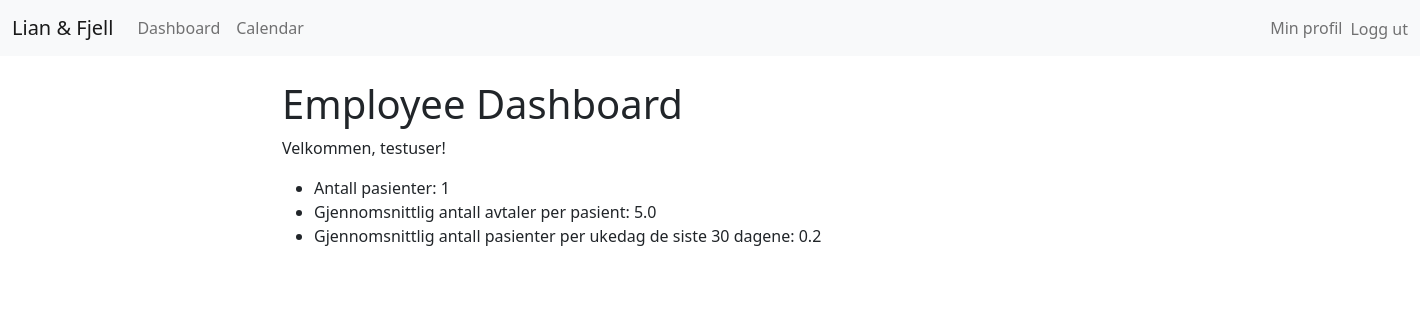
Screenshot of /auth/employee_dashboard/testuser/ (signed in) with the database file from the repository.
### authentication/models.py (models this page shows, shortened)
class Profile(models.Model):
    user = models.OneToOneField(User, on_delete=models.CASCADE)
    role = models.CharField(max_length=30, choices=[('franchise_taker', 'Franchise-taker'), ('employee', 'Ansatt')])
    key_metrics = models.JSONField(default=dict, blank=True, null=True)  # Gjør feltet ikke-obligatorisk

### authentication/views.py (the view)
# urls.py: path('employee_dashboard/<str:username>/', views.employee_dashboard_view, name='employee_dashboard'),
@login_required
def employee_dashboard_view(request, username):
    user = get_object_or_404(User, username=username)
    profile = user.profile
    clients = Client.objects.filter(psychologist=user)
    number_of_patients = clients.count()
    profile.key_metrics['number_of_patients'] = number_of_patients
    if number_of_patients > 0:
        total_appointments = Appointment.objects.filter(client__in=clients).count()
        average_appointments_per_patient = total_appointments / number_of_patients
    else:
        average_appointments_per_patient = 0
    profile.key_metrics['average_appointments_per_patient'] = average_appointments_per_patient
    start_date = now() - timedelta(days=30)
    appointments_last_30_days = Appointment.objects.filter(client__in=clients, date__gte=start_date)
    weekday_counts = [0] * 5  # Mandag til fredag
    for appointment in appointments_last_30_days:
        weekday = appointment.date.weekday()
        if weekday < 5:  # Mandag til fredag
            weekday_counts[weekday] += 1
    total_weekdays = (now().date() - start_date.date()).days
    num_weeks = total_weekdays // 7
    extra_days = total_weekdays % 7
    num_weekdays = num_weeks * 5 + min(extra_days, 5)
    if num_weekdays > 0:
        average_patients_per_weekday = sum(weekday_counts) / num_weekdays
    else:
        average_patients_per_weekday = 0
    profile.key_metrics['average_patients_per_weekday'] = format(average_patients_per_weekday, '.1f')
    groups = user.groups.all()
    alarm_system = AlarmSystem(user, start_date, num_weekdays)
    alarm_system.add_rule(rule_no_recent_or_future_appointments)
    alarm_results = alarm_system.evaluate()
    notis = {key: value for key, value in alarm_results.items() if value}
    return render(request, 'authentication/employee_dashboard.html', {
        'user': user,
        'profile': profile,
        'groups': groups,
        'notis': notis
    })

### authentication/alarm_system.py (called while the page is built)
def rule_no_recent_or_future_appointments(employee, start_date, num_weekdays):
    clients = Client.objects.filter(psychologist=employee)
    end_date = now()
    clients_without_recent_or_future_appointments = clients.exclude(
        appointment__date__gte=start_date,
        appointment__date__lte=end_date
    ).distinct()
    return clients_without_recent_or_future_appointments.exists()

    def add_rule(self, rule):
        self.rules.append(rule)

    def evaluate(self):
        alarms = {}
        for rule in self.rules:
            alarms[rule.__name__] = rule(self.employee, self.start_date, self.num_weekdays)
        return alarms

### authentication/templates/authentication/employee_dashboard.html
{% extends 'base.html' %}
{% block content %}
<h1>Employee Dashboard</h1>
<p>Velkommen, {{ user.username }}!</p>
<ul>
    <li>Antall pasienter: {{ profile.key_metrics.number_of_patients }}</li>
    <li>Gjennomsnittlig antall avtaler per pasient: {{ profile.key_metrics.average_appointments_per_patient }}</li>
    <li>Gjennomsnittlig antall pasienter per ukedag de siste 30 dagene: {{ profile.key_metrics.average_patients_per_weekday }}</li>
</ul>
{% endblock %}

### rows the page displays
Profile: key_metrics.number_of_patients "1", key_metrics.average_appointments_per_patient "5.0", key_metrics.average_patients_per_weekday "0.2"

### other values shown
{{ user.username }} "testuser"
